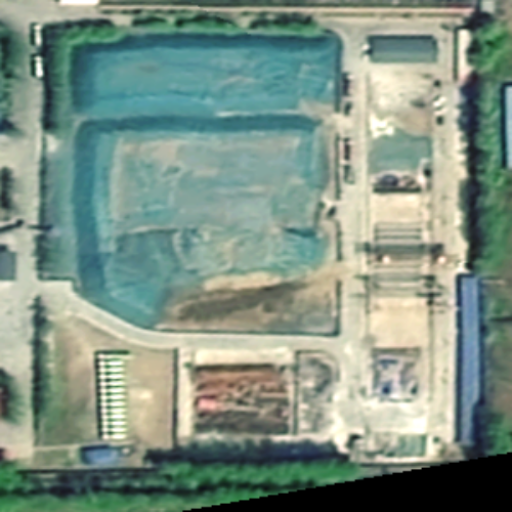
#> input picture data/train/images/cp_92_zoom.tif, 512 x 512 px, found by its file name; its folder holds only this picture in this run
$ python data_enhancement.py
#> lines starting #> are read from the running program, lines starting #| are printed output that depends on the picture
import random
import time
import cv2
import numpy as np
import os.path
import tifffile as tiff
from skimage import io

"""
Data enhancement methods
"""

# peppercorn noise
def SaltAndPepper(src, percetage):
    SP_NoiseImg = src.copy()
    SP_NoiseNum = int(percetage * src.shape[0] * src.shape[1])
    for i in range(SP_NoiseNum):
        randR = np.random.randint(0, src.shape[0] - 1)
        randG = np.random.randint(0, src.shape[1] - 1)
        randB = np.random.randint(0, 3)
        if np.random.randint(0, 1) == 0:
            SP_NoiseImg[randR, randG, randB] = 0
        else:
            SP_NoiseImg[randR, randG, randB] = 255
    return SP_NoiseImg


# Gaussian noise
def addGaussianNoise(image, percetage):
    G_Noiseimg = image.copy()
    w = image.shape[1]
    h = image.shape[0]
    G_NoiseNum = int(percetage * image.shape[0] * image.shape[1])
    for i in range(G_NoiseNum):
        temp_x = np.random.randint(0, h)
        temp_y = np.random.randint(0, w)
        G_Noiseimg[temp_x][temp_y][np.random.randint(3)] = np.random.randn(1)[0]
    return G_Noiseimg


# 50% darker
def darker(image, percetage=0.6):
    image_copy = image.copy()
    w = image.shape[1]
    h = image.shape[0]
    # get darker
    for xi in range(0, w):
        for xj in range(0, h):
            image_copy[xj, xi, 0] = int(image[xj, xi, 0] * percetage)
            image_copy[xj, xi, 1] = int(image[xj, xi, 1] * percetage)
            image_copy[xj, xi, 2] = int(image[xj, xi, 2] * percetage)
    return image_copy


# 50% brighter
def brighter(image, percetage=1.5):
    image_copy = image.copy()
    w = image.shape[1]
    h = image.shape[0]
    # get brighter
    for xi in range(0, w):
        for xj in range(0, h):
            image_copy[xj, xi, 0] = np.clip(int(image[xj, xi, 0] * percetage), a_max=255, a_min=0)
            image_copy[xj, xi, 1] = np.clip(int(image[xj, xi, 1] * percetage), a_max=255, a_min=0)
            image_copy[xj, xi, 2] = np.clip(int(image[xj, xi, 2] * percetage), a_max=255, a_min=0)
    return image_copy


# revolve
def rotate(image, angle, center=None, scale=1.0):
    (h, w) = image.shape[:2]
    # If no rotation center is specified, the center of the images is set as the rotation center
    if center is None:
        center = (w / 2, h / 2)
    m = cv2.getRotationMatrix2D(center, angle, scale)
    rotated = cv2.warpAffine(image, m, (w, h))
    return rotated


# flips
def flip(image):
    flipped_image = np.fliplr(image)
    return flipped_image


start = time.time()
# Image folder path
images_dir = r'E:/CWLD_model/data/all_data/images/'
label_dir = r'E:/CWLD_model/data/all_data/label/'

for img_name in os.listdir(images_dir):
    name = img_name[0:-4]
    # Image and label address
    img_path = images_dir + name + '.tif'
    label_path = label_dir + name + '.png'

    img = tiff.imread(img_path)
#> img is the input picture: shape (512, 512, 3); mean R, G, B 126.9, 145.8, 132.2
    # label = tiff.imread(label_path)
    label = io.imread(label_path)

    # # revolve
    # img_rotated_90 = rotate(img, 90)
    # label_rotated_90 = rotate(label, 90)

    # mirroring
    flipped_img = flip(img)
#> in flip, `flipped_image = np.fliplr(image)`:
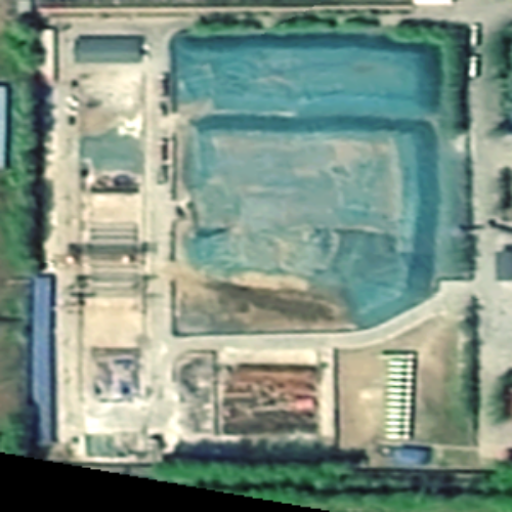
#> flipped_image: shape (512, 512, 3); mean R, G, B 126.9, 145.8, 132.2
    flipped_label = flip(label)
    tiff.imwrite(images_dir + img_name[0:-4] + '_fli.tif', flipped_img)
    io.imsave(label_dir + img_name[0:-4] + '_fli.png', flipped_label)

    # Adding noise (usually adding Gaussian noise)
    # img_salt = SaltAndPepper(img, 0.3)
    # tiff.imwrite(images_dir + img_name[0:7] + '_salt.tif', img_salt)
    img_gauss = addGaussianNoise(img, 0.3)
#> after the loop in addGaussianNoise, `for i in range(G_NoiseNum):`:
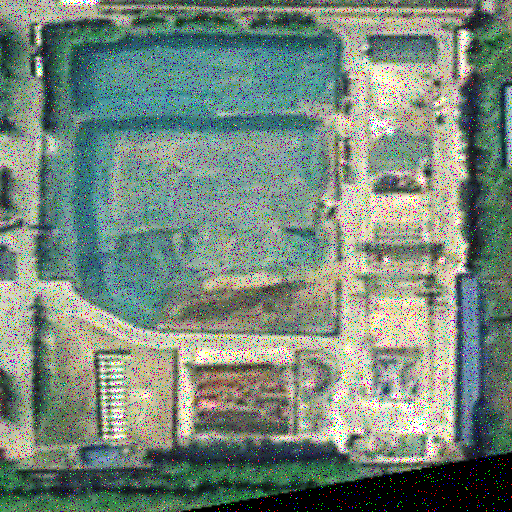
#> G_Noiseimg: shape (512, 512, 3); mean R, G, B 118.7, 135.7, 123.5
    label_gauss = label
    tiff.imwrite(images_dir + img_name[0:-4] + '_noise.tif', img_gauss)
    io.imsave(label_dir + img_name[0:-4] + '_noise.png', label_gauss)

    # blur = cv2.GaussianBlur(img, (7, 7    ), 1.5)
    # cv2.imwrite(images_dir + img_name[0:-4] + '_blur.jpg', blur)

    # 50% darker
    img_darker = darker(img)
#> after the loop in darker, `for xi in range(0, w):`:
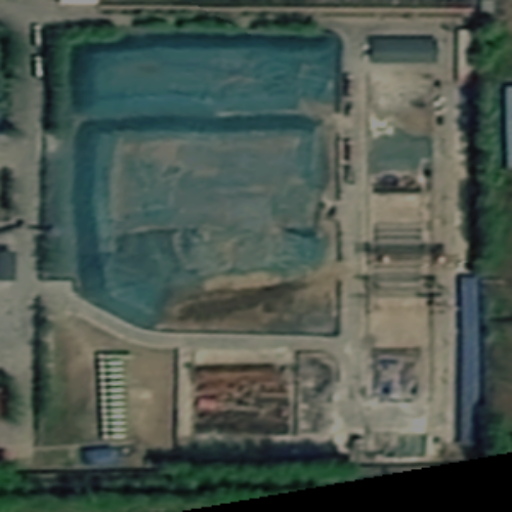
#> image_copy: shape (512, 512, 3); mean R, G, B 75.7, 87.1, 78.9
    label_darker = label
    tiff.imwrite(images_dir + img_name[0:-4] + '_darker.tif', img_darker)
    io.imsave(label_dir + img_name[0:-4] + '_darker.png', label_darker)

    # 50% brighter
    img_brighter = brighter(img)
#> after the loop in brighter, `for xi in range(0, w):`:
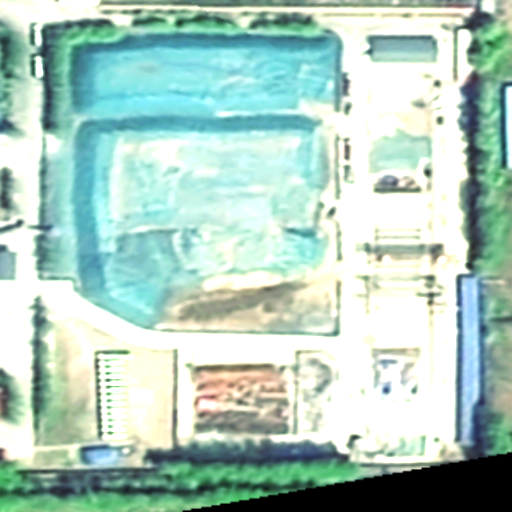
#> image_copy: shape (512, 512, 3); mean R, G, B 173.8, 203.7, 192
    label_brighter = label
    tiff.imwrite(images_dir + img_name[0:-4] + '_brighter.tif', img_brighter)
    io.imsave(label_dir + img_name[0:-4] + '_brighter.png', label_brighter)

    # resizing
    """Crop a random area and zoom in and out"""
    crop_width = 300
    crop_height = 300

    # img.shape(512, 512, 3)
    width, height, channel = img.shape
#> width = 512; height = 512; channel = 3

    # Define crop position coordinates
    left = random.randint(0, width - crop_width)
#> left = 98
    top = random.randint(0, height - crop_height)
#> top = 194
    right = left + crop_width
#> right = 398
    bottom = top + crop_height
#> bottom = 494

    # Cropping images and labeling images
    cropped_image = img[top:bottom, left:right]
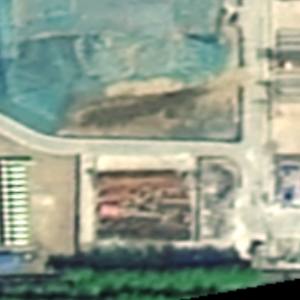
#> cropped_image: shape (300, 300, 3); mean R, G, B 144.5, 156.1, 139
    cropped_label = label[top:bottom, left:right]

    # cv2.resize() function can be used to resize JPEG, PNG, BMP, TIFF, PBM, PGM, PPM and more!
    zoom_image = cv2.resize(cropped_image, (width, height))
    zoom_label = cv2.resize(cropped_label, (width, height))

    # Save scaled images
    tiff.imwrite(images_dir + img_name[0:-4] + '_zoom.tif', zoom_image)
    io.imsave(label_dir + img_name[0:-4] + '_zoom.png', zoom_label)

end = time.time()
print(end - start)

$ run again, on data/train/images/dx_438.tif
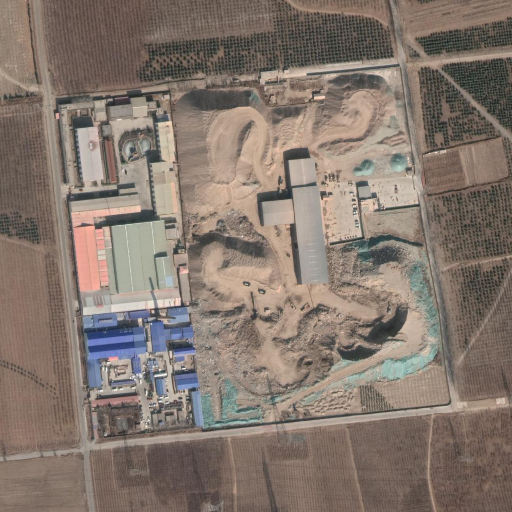
#> input picture data/train/images/dx_438.tif, 512 x 512 px, found by its file name
#> img is the input picture: shape (512, 512, 3); mean R, G, B 132.6, 119.2, 109.7
#> after the loop in brighter, `for xi in range(0, w):`:
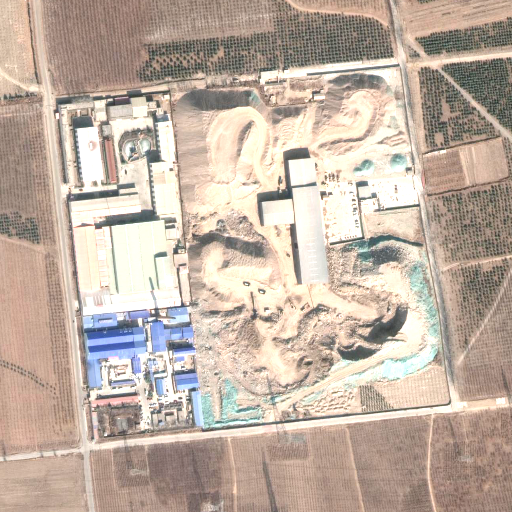
#> image_copy: shape (512, 512, 3); mean R, G, B 192.9, 177, 163.7
#> `cropped_image = img[top:bottom, left:right]`:
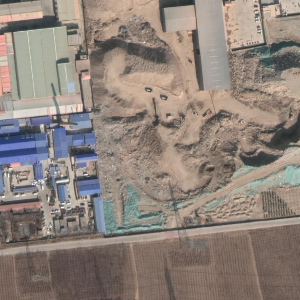
#> cropped_image: shape (300, 300, 3); mean R, G, B 142.3, 130.8, 122.7

$ run again, on data/train/images/dx_444.tif
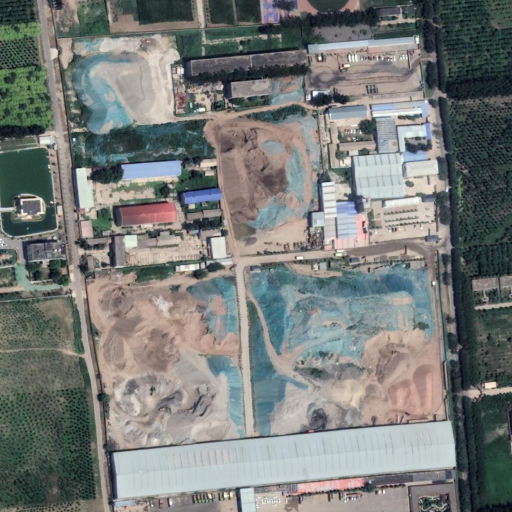
#> input picture data/train/images/dx_444.tif, 512 x 512 px, found by its file name
#> img is the input picture: shape (512, 512, 3); mean R, G, B 120.3, 123.9, 121
#> after the loop in brighter, `for xi in range(0, w):`:
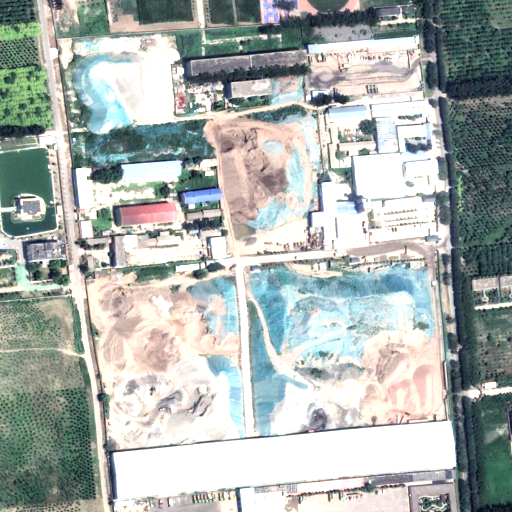
#> image_copy: shape (512, 512, 3); mean R, G, B 171, 177.9, 174.3
#> `cropped_image = img[top:bottom, left:right]`:
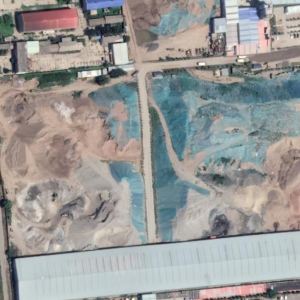
#> cropped_image: shape (300, 300, 3); mean R, G, B 153.7, 153.5, 151.5
